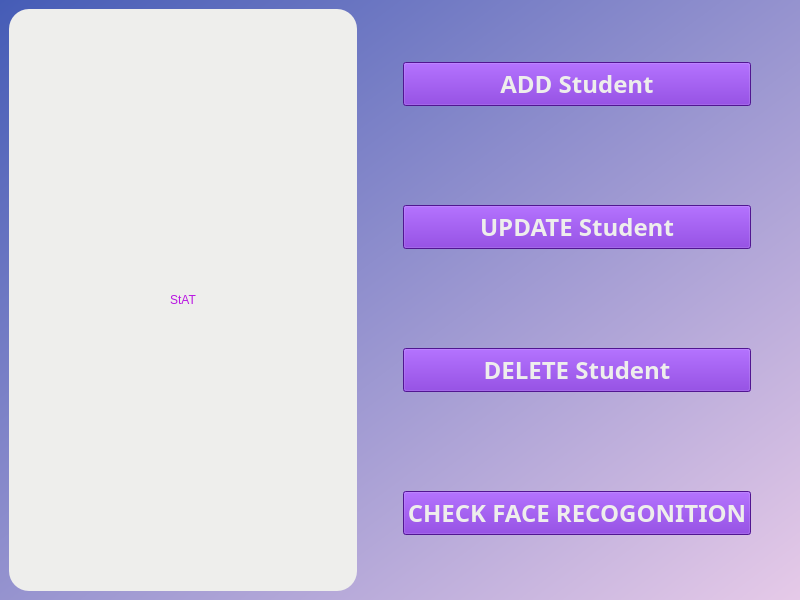
<?xml version="1.0" encoding="UTF-8"?>
<ui version="4.0">
 <class>menu</class>
 <widget class="QMainWindow" name="menu">
  <property name="geometry">
   <rect>
    <x>0</x>
    <y>0</y>
    <width>800</width>
    <height>600</height>
   </rect>
  </property>
  <property name="font">
   <font>
    <pointsize>23</pointsize>
   </font>
  </property>
  <property name="windowTitle">
   <string>MainWindow</string>
  </property>
  <property name="styleSheet">
   <string notr="true">background-color: qlineargradient(spread:pad, x1:0, y1:0, x2:1, y2:1, stop:0 rgba(69, 92, 182, 255), stop:1 rgba(230, 202, 232, 255));</string>
  </property>
  <widget class="QWidget" name="centralwidget">
   <layout class="QHBoxLayout" name="horizontalLayout">
    <item>
     <widget class="QLabel" name="label">
      <property name="styleSheet">
       <string notr="true">font: 75 27pt &quot;URW Bookman L&quot;;
background-color: rgb(238, 238, 236);
color: rgb(185, 22, 226);
border-radius:20px;</string>
      </property>
      <property name="text">
       <string>StAT</string>
      </property>
      <property name="alignment">
       <set>Qt::AlignCenter</set>
      </property>
     </widget>
    </item>
    <item>
     <spacer name="horizontalSpacer_2">
      <property name="orientation">
       <enum>Qt::Horizontal</enum>
      </property>
      <property name="sizeType">
       <enum>QSizePolicy::Maximum</enum>
      </property>
      <property name="sizeHint" stdset="0">
       <size>
        <width>40</width>
        <height>20</height>
       </size>
      </property>
     </spacer>
    </item>
    <item>
     <layout class="QVBoxLayout" name="verticalLayout_2">
      <item>
       <widget class="QPushButton" name="ADD">
        <property name="minimumSize">
         <size>
          <width>0</width>
          <height>44</height>
         </size>
        </property>
        <property name="font">
         <font>
          <family>Umpush</family>
          <pointsize>18</pointsize>
          <weight>75</weight>
          <bold>true</bold>
         </font>
        </property>
        <property name="styleSheet">
         <string notr="true">background-color: rgb(114, 31, 203);
color: rgb(238, 238, 236);</string>
        </property>
        <property name="text">
         <string>ADD Student</string>
        </property>
       </widget>
      </item>
      <item>
       <spacer name="verticalSpacer_2">
        <property name="orientation">
         <enum>Qt::Vertical</enum>
        </property>
        <property name="sizeType">
         <enum>QSizePolicy::Maximum</enum>
        </property>
        <property name="sizeHint" stdset="0">
         <size>
          <width>20</width>
          <height>40</height>
         </size>
        </property>
       </spacer>
      </item>
      <item>
       <widget class="QPushButton" name="UPDATE">
        <property name="minimumSize">
         <size>
          <width>0</width>
          <height>44</height>
         </size>
        </property>
        <property name="font">
         <font>
          <family>Umpush</family>
          <pointsize>18</pointsize>
          <weight>75</weight>
          <bold>true</bold>
         </font>
        </property>
        <property name="styleSheet">
         <string notr="true">background-color: rgb(114, 31, 203);
color: rgb(238, 238, 236);</string>
        </property>
        <property name="text">
         <string>UPDATE Student</string>
        </property>
       </widget>
      </item>
      <item>
       <spacer name="verticalSpacer">
        <property name="orientation">
         <enum>Qt::Vertical</enum>
        </property>
        <property name="sizeType">
         <enum>QSizePolicy::Maximum</enum>
        </property>
        <property name="sizeHint" stdset="0">
         <size>
          <width>20</width>
          <height>40</height>
         </size>
        </property>
       </spacer>
      </item>
      <item>
       <widget class="QPushButton" name="DELETE">
        <property name="minimumSize">
         <size>
          <width>0</width>
          <height>44</height>
         </size>
        </property>
        <property name="font">
         <font>
          <family>Umpush</family>
          <pointsize>18</pointsize>
          <weight>75</weight>
          <bold>true</bold>
         </font>
        </property>
        <property name="styleSheet">
         <string notr="true">background-color: rgb(114, 31, 203);
color: rgb(238, 238, 236);</string>
        </property>
        <property name="text">
         <string>DELETE Student</string>
        </property>
       </widget>
      </item>
      <item>
       <spacer name="verticalSpacer_3">
        <property name="orientation">
         <enum>Qt::Vertical</enum>
        </property>
        <property name="sizeType">
         <enum>QSizePolicy::Maximum</enum>
        </property>
        <property name="sizeHint" stdset="0">
         <size>
          <width>20</width>
          <height>40</height>
         </size>
        </property>
       </spacer>
      </item>
      <item>
       <widget class="QPushButton" name="FACE">
        <property name="minimumSize">
         <size>
          <width>0</width>
          <height>44</height>
         </size>
        </property>
        <property name="font">
         <font>
          <family>Umpush</family>
          <pointsize>18</pointsize>
          <weight>75</weight>
          <bold>true</bold>
         </font>
        </property>
        <property name="styleSheet">
         <string notr="true">background-color: rgb(114, 31, 203);
color: rgb(238, 238, 236);</string>
        </property>
        <property name="text">
         <string>CHECK FACE RECOGONITION</string>
        </property>
       </widget>
      </item>
     </layout>
    </item>
    <item>
     <spacer name="horizontalSpacer">
      <property name="orientation">
       <enum>Qt::Horizontal</enum>
      </property>
      <property name="sizeType">
       <enum>QSizePolicy::Maximum</enum>
      </property>
      <property name="sizeHint" stdset="0">
       <size>
        <width>40</width>
        <height>20</height>
       </size>
      </property>
     </spacer>
    </item>
   </layout>
  </widget>
 </widget>
 <resources/>
 <connections/>
</ui>
